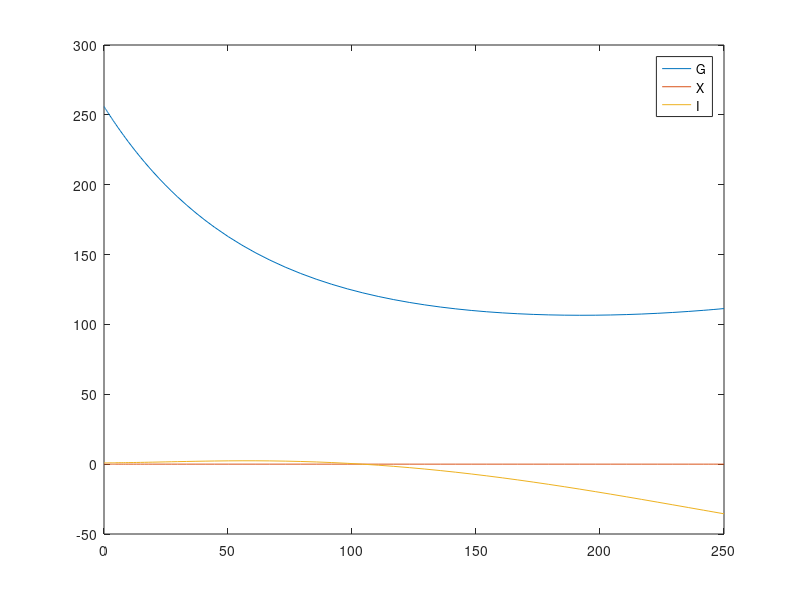
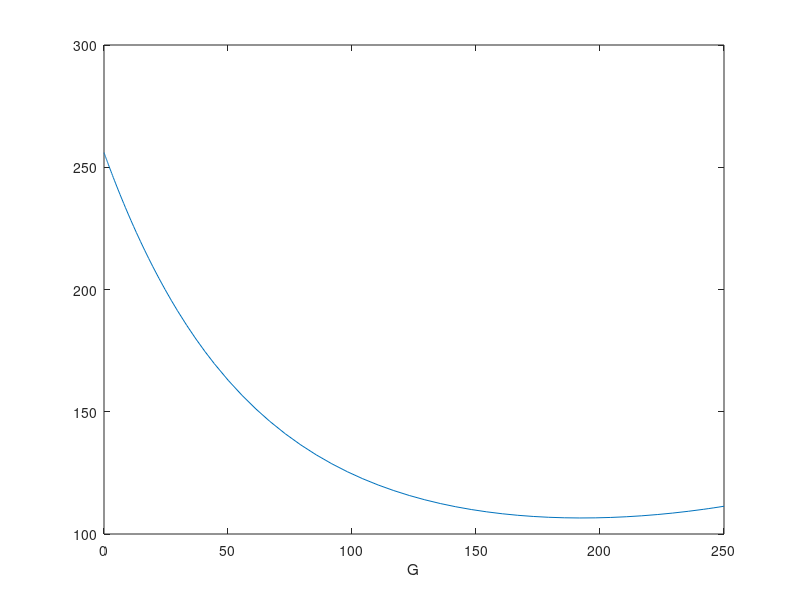
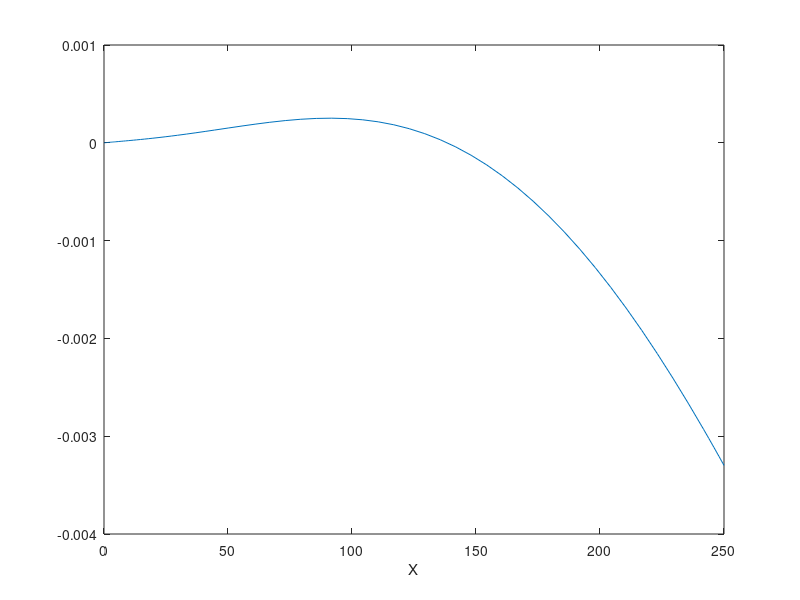
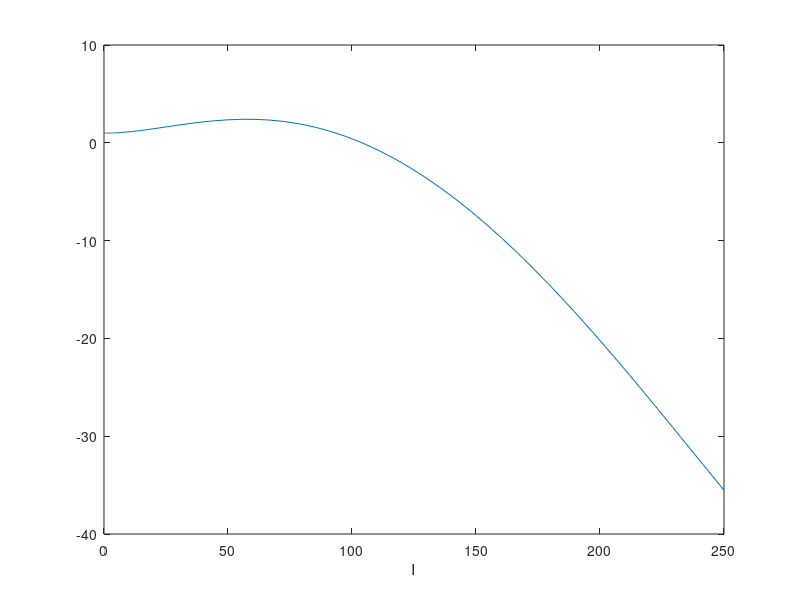

The MATLAB script that drew these images, in order:
% Allison, Alexander, Jasmine, Saba
% Bioen 485 model

%% Bergman Model
clear all; close all; clc;

% initial conditions
G0 = 256;
I0 = .99;
X0 = 0;
IDR0 = 0;
Gb = 100;

% for model containing IDR
initCond = [G0 I0 I0 IDR0];

% scale factor; sensitivity of 2nd phase insulin release
gamma = 3.42/(10^3);
% threshold for insulin release (glucose conc)
h = 153;
% clearance rate of insulin
n = 0.13;

% parameters
p1 = -1.8/(10^2);
p2 = -1.08/(10^2);
p3 = 2.29/(10^6);

% dG = (p1 - X)*G + p4;
% dX = p2*X + p3*I;
% dI = IDR - n*I;
% dIDR = gamma*(G - h)*t - n*I;

tspan = [0 250];
% including IDR
% 1)dG, 2)dX, 3)dI, 4)dIDR
% [t,y] = ode45(@(t,y) [(p1 - y(2))*y(1) - (p1*Gb); p2*y(2) + p3*y(3); y(4) - n*y(3); gamma*(y(1) - h)*t - n*y(3)], tspan, initCond);

% without IDR
% 1)dG, 2)dX, 3)dI, 4)dIDR
[t,y] = ode45(@(t,y) [(p1 - y(2))*y(1) - (p1*Gb); p2*y(2) + p3*y(3); 0.01*(gamma*(y(1) - h)*t - n*y(3))], tspan, [G0 X0 I0]);

% plot of all curves on one graph (without IDR)
plot(t,y);
legend('G','X','I');

% plot individual curves
figure;
plot(t,y(:,1));
xlabel('G');
figure;
plot(t,y(:,2));
xlabel('X');
figure;
plot(t,y(:,3));
xlabel('I');